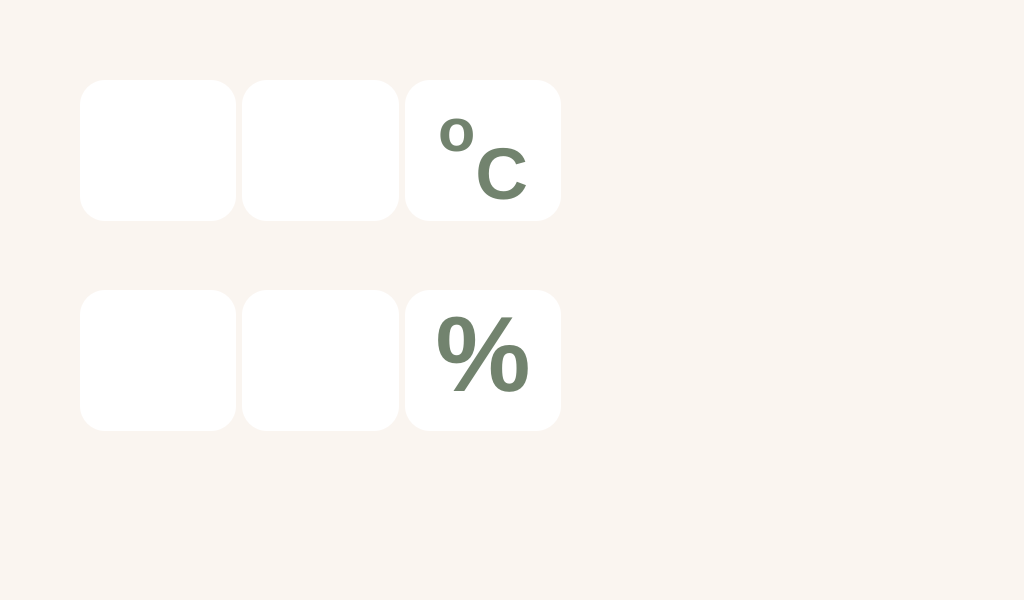
<?xml version="1.0" encoding="UTF-8"?>
<ui version="4.0">
 <class>MainWindow</class>
 <widget class="QMainWindow" name="MainWindow">
  <property name="geometry">
   <rect>
    <x>0</x>
    <y>0</y>
    <width>1024</width>
    <height>600</height>
   </rect>
  </property>
  <property name="windowTitle">
   <string>MainWindow</string>
  </property>
  <property name="autoFillBackground">
   <bool>false</bool>
  </property>
  <property name="styleSheet">
   <string notr="true">background-color: rgb(250, 245, 240);</string>
  </property>
  <widget class="QWidget" name="centralwidget">
   <widget class="QWidget" name="horizontalLayoutWidget">
    <property name="geometry">
     <rect>
      <x>80</x>
      <y>80</y>
      <width>481</width>
      <height>141</height>
     </rect>
    </property>
    <layout class="QHBoxLayout" name="horizontalLayout">
     <item>
      <widget class="QColumnView" name="temp_img">
       <property name="styleSheet">
        <string notr="true">background-color: rgb(255, 255, 255);
border-image: url(:/newPrefix/temp.png);
border-radius: 25%</string>
       </property>
      </widget>
     </item>
     <item>
      <widget class="QColumnView" name="temp_val">
       <property name="styleSheet">
        <string notr="true">background-color: rgb(255, 255, 255);
border-radius: 25%</string>
       </property>
      </widget>
     </item>
     <item>
      <widget class="QTextBrowser" name="temp_unit">
       <property name="styleSheet">
        <string notr="true">background-color: rgb(255, 255, 255);
border-radius: 25%</string>
       </property>
       <property name="html">
        <string>&lt;!DOCTYPE HTML PUBLIC &quot;-//W3C//DTD HTML 4.0//EN&quot; &quot;http://www.w3.org/TR/REC-html40/strict.dtd&quot;&gt;
&lt;html&gt;&lt;head&gt;&lt;meta name=&quot;qrichtext&quot; content=&quot;1&quot; /&gt;&lt;style type=&quot;text/css&quot;&gt;
p, li { white-space: pre-wrap; }
&lt;/style&gt;&lt;/head&gt;&lt;body style=&quot; font-family:'Sans Serif'; font-size:9pt; font-weight:400; font-style:normal;&quot;&gt;
&lt;p align=&quot;center&quot; style=&quot; margin-top:0px; margin-bottom:0px; margin-left:0px; margin-right:0px; -qt-block-indent:0; text-indent:0px;&quot;&gt;&lt;span style=&quot; font-size:70pt; font-weight:600; color:#72836e; vertical-align:super;&quot;&gt;o&lt;/span&gt;&lt;span style=&quot; font-size:83pt; font-weight:600; color:#72836e; vertical-align:sub;&quot;&gt;C&lt;/span&gt;&lt;/p&gt;&lt;/body&gt;&lt;/html&gt;</string>
       </property>
      </widget>
     </item>
    </layout>
   </widget>
   <widget class="QWidget" name="horizontalLayoutWidget_2">
    <property name="geometry">
     <rect>
      <x>80</x>
      <y>290</y>
      <width>481</width>
      <height>141</height>
     </rect>
    </property>
    <layout class="QHBoxLayout" name="horizontalLayout_2">
     <item>
      <widget class="QColumnView" name="hunid_img">
       <property name="styleSheet">
        <string notr="true">background-color: rgb(255, 255, 255);
border-image: url(:/newPrefix/humid.png);
border-radius: 25%</string>
       </property>
      </widget>
     </item>
     <item>
      <widget class="QColumnView" name="humid_val">
       <property name="styleSheet">
        <string notr="true">background-color: rgb(255, 255, 255);
border-radius: 25%</string>
       </property>
      </widget>
     </item>
     <item>
      <widget class="QTextBrowser" name="humid_unit">
       <property name="styleSheet">
        <string notr="true">background-color: rgb(255, 255, 255);
border-radius: 25%</string>
       </property>
       <property name="html">
        <string>&lt;!DOCTYPE HTML PUBLIC &quot;-//W3C//DTD HTML 4.0//EN&quot; &quot;http://www.w3.org/TR/REC-html40/strict.dtd&quot;&gt;
&lt;html&gt;&lt;head&gt;&lt;meta name=&quot;qrichtext&quot; content=&quot;1&quot; /&gt;&lt;style type=&quot;text/css&quot;&gt;
p, li { white-space: pre-wrap; }
&lt;/style&gt;&lt;/head&gt;&lt;body style=&quot; font-family:'Sans Serif'; font-size:9pt; font-weight:400; font-style:normal;&quot;&gt;
&lt;p align=&quot;center&quot; style=&quot; margin-top:0px; margin-bottom:0px; margin-left:0px; margin-right:0px; -qt-block-indent:0; text-indent:0px;&quot;&gt;&lt;span style=&quot; font-size:80pt; font-weight:600; color:#72836e;&quot;&gt;%&lt;/span&gt;&lt;/p&gt;&lt;/body&gt;&lt;/html&gt;</string>
       </property>
      </widget>
     </item>
    </layout>
   </widget>
  </widget>
  <widget class="QMenuBar" name="menubar">
   <property name="geometry">
    <rect>
     <x>0</x>
     <y>0</y>
     <width>1024</width>
     <height>20</height>
    </rect>
   </property>
  </widget>
  <widget class="QStatusBar" name="statusbar"/>
 </widget>
 <resources>
  <include location="resources/icon.qrc"/>
 </resources>
 <connections/>
</ui>
